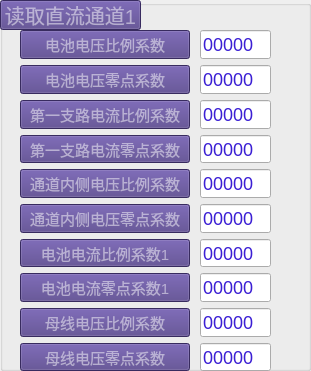
    <widget class="QGroupBox" name="groupBox_10">
     <property name="geometry">
      <rect>
       <x>0</x>
       <y>10</y>
       <width>311</width>
       <height>371</height>
      </rect>
     </property>
     <property name="styleSheet">
      <string notr="true"> color: rgba(255,255,255,0.5);
font-size: 20px;</string>
     </property>
     <property name="title">
      <string/>
     </property>
     <widget class="QPushButton" name="pushButton_74">
      <property name="geometry">
       <rect>
        <x>0</x>
        <y>0</y>
        <width>141</width>
        <height>30</height>
       </rect>
      </property>
      <property name="styleSheet">
       <string notr="true">    background: rgb(79, 60, 133);;</string>
      </property>
      <property name="text">
       <string>读取直流通道1</string>
      </property>
     </widget>
     <widget class="QWidget" name="layoutWidget_3">
      <property name="geometry">
       <rect>
        <x>20</x>
        <y>30</y>
        <width>170</width>
        <height>341</height>
       </rect>
      </property>
      <layout class="QVBoxLayout" name="verticalLayout_13">
       <item>
        <widget class="QPushButton" name="pushButton_75">
         <property name="styleSheet">
          <string notr="true">    background: rgb(79, 60, 133);;
font-size: 15px;</string>
         </property>
         <property name="text">
          <string>电池电压比例系数</string>
         </property>
        </widget>
       </item>
       <item>
        <widget class="QPushButton" name="pushButton_76">
         <property name="styleSheet">
          <string notr="true">    background: rgb(79, 60, 133);;
font-size: 15px;</string>
         </property>
         <property name="text">
          <string>电池电压零点系数</string>
         </property>
        </widget>
       </item>
       <item>
        <widget class="QPushButton" name="pushButton_77">
         <property name="styleSheet">
          <string notr="true">    background: rgb(79, 60, 133);;
font-size: 15px;</string>
         </property>
         <property name="text">
          <string>第一支路电流比例系数</string>
         </property>
        </widget>
       </item>
       <item>
        <widget class="QPushButton" name="pushButton_78">
         <property name="styleSheet">
          <string notr="true">    background: rgb(79, 60, 133);;
font-size: 15px;</string>
         </property>
         <property name="text">
          <string>第一支路电流零点系数</string>
         </property>
        </widget>
       </item>
       <item>
        <widget class="QPushButton" name="pushButton_79">
         <property name="styleSheet">
          <string notr="true">    background: rgb(79, 60, 133);;
font-size: 15px;</string>
         </property>
         <property name="text">
          <string>通道内侧电压比例系数</string>
         </property>
        </widget>
       </item>
       <item>
        <widget class="QPushButton" name="pushButton_80">
         <property name="styleSheet">
          <string notr="true">    background: rgb(79, 60, 133);;
font-size: 15px;</string>
         </property>
         <property name="text">
          <string>通道内侧电压零点系数</string>
         </property>
        </widget>
       </item>
       <item>
        <widget class="QPushButton" name="pushButton_81">
         <property name="styleSheet">
          <string notr="true">    background: rgb(79, 60, 133);;
font-size: 15px;</string>
         </property>
         <property name="text">
          <string>电池电流比例系数1</string>
         </property>
        </widget>
       </item>
       <item>
        <widget class="QPushButton" name="pushButton_82">
         <property name="styleSheet">
          <string notr="true">    background: rgb(79, 60, 133);;
font-size: 15px;</string>
         </property>
         <property name="text">
          <string>电池电流零点系数1</string>
         </property>
        </widget>
       </item>
       <item>
        <widget class="QPushButton" name="pushButton_83">
         <property name="styleSheet">
          <string notr="true">    background: rgb(79, 60, 133);;
font-size: 15px;</string>
         </property>
         <property name="text">
          <string>母线电压比例系数</string>
         </property>
        </widget>
       </item>
       <item>
        <widget class="QPushButton" name="pushButton_84">
         <property name="styleSheet">
          <string notr="true">    background: rgb(79, 60, 133);;
font-size: 15px;</string>
         </property>
         <property name="text">
          <string>母线电压零点系数</string>
         </property>
        </widget>
       </item>
      </layout>
     </widget>
     <widget class="QWidget" name="layoutWidget_4">
      <property name="geometry">
       <rect>
        <x>200</x>
        <y>30</y>
        <width>71</width>
        <height>341</height>
       </rect>
      </property>
      <layout class="QVBoxLayout" name="verticalLayout_14">
       <item>
        <widget class="QLineEdit" name="lineEdit_58">
         <property name="styleSheet">
          <string notr="true">
color: rgb(59, 31, 212);
font-size: 18px;</string>
         </property>
         <property name="text">
          <string>00000</string>
         </property>
        </widget>
       </item>
       <item>
        <widget class="QLineEdit" name="lineEdit_63">
         <property name="styleSheet">
          <string notr="true">
color: rgb(59, 31, 212);
font-size: 18px;</string>
         </property>
         <property name="text">
          <string>00000</string>
         </property>
        </widget>
       </item>
       <item>
        <widget class="QLineEdit" name="lineEdit_64">
         <property name="styleSheet">
          <string notr="true">
color: rgb(59, 31, 212);
font-size: 18px;</string>
         </property>
         <property name="text">
          <string>00000</string>
         </property>
        </widget>
       </item>
       <item>
        <widget class="QLineEdit" name="lineEdit_65">
         <property name="styleSheet">
          <string notr="true">
color: rgb(59, 31, 212);
font-size: 18px;</string>
         </property>
         <property name="text">
          <string>00000</string>
         </property>
        </widget>
       </item>
       <item>
        <widget class="QLineEdit" name="lineEdit_66">
         <property name="styleSheet">
          <string notr="true">
color: rgb(59, 31, 212);
font-size: 18px;</string>
         </property>
         <property name="text">
          <string>00000</string>
         </property>
        </widget>
       </item>
       <item>
        <widget class="QLineEdit" name="lineEdit_67">
         <property name="styleSheet">
          <string notr="true">
color: rgb(59, 31, 212);
font-size: 18px;</string>
         </property>
         <property name="text">
          <string>00000</string>
         </property>
        </widget>
       </item>
       <item>
        <widget class="QLineEdit" name="lineEdit_68">
         <property name="styleSheet">
          <string notr="true">
color: rgb(59, 31, 212);
font-size: 18px;</string>
         </property>
         <property name="text">
          <string>00000</string>
         </property>
        </widget>
       </item>
       <item>
        <widget class="QLineEdit" name="lineEdit_69">
         <property name="styleSheet">
          <string notr="true">
color: rgb(59, 31, 212);
font-size: 18px;</string>
         </property>
         <property name="text">
          <string>00000</string>
         </property>
        </widget>
       </item>
       <item>
        <widget class="QLineEdit" name="lineEdit_70">
         <property name="styleSheet">
          <string notr="true">
color: rgb(59, 31, 212);
font-size: 18px;</string>
         </property>
         <property name="text">
          <string>00000</string>
         </property>
        </widget>
       </item>
       <item>
        <widget class="QLineEdit" name="lineEdit_71">
         <property name="styleSheet">
          <string notr="true">
color: rgb(59, 31, 212);
font-size: 18px;</string>
         </property>
         <property name="text">
          <string>00000</string>
         </property>
        </widget>
       </item>
      </layout>
     </widget>
     <widget class="QGroupBox" name="groupBox_11">
      <property name="geometry">
       <rect>
        <x>310</x>
        <y>160</y>
        <width>311</width>
        <height>371</height>
       </rect>
      </property>
      <property name="styleSheet">
       <string notr="true"> color: rgba(255,255,255,0.5);
font-size: 20px;</string>
      </property>
      <property name="title">
       <string>直流通道1</string>
      </property>
      <widget class="QPushButton" name="pushButton_85">
       <property name="geometry">
        <rect>
         <x>170</x>
         <y>0</y>
         <width>141</width>
         <height>30</height>
        </rect>
       </property>
       <property name="styleSheet">
        <string notr="true">border-image: url(:/images/inputbg.png);</string>
       </property>
       <property name="text">
        <string>读取直流通道1</string>
       </property>
      </widget>
      <widget class="QWidget" name="layoutWidget_7">
       <property name="geometry">
        <rect>
         <x>20</x>
         <y>30</y>
         <width>156</width>
         <height>341</height>
        </rect>
       </property>
       <layout class="QVBoxLayout" name="verticalLayout_15">
        <item>
         <widget class="QPushButton" name="pushButton_86">
          <property name="styleSheet">
           <string notr="true">border-image: url(:/images/inputbg.png);
font-size: 15px;</string>
          </property>
          <property name="text">
           <string>电池电压比例系数</string>
          </property>
         </widget>
        </item>
        <item>
         <widget class="QPushButton" name="pushButton_87">
          <property name="styleSheet">
           <string notr="true">border-image: url(:/images/inputbg.png);
font-size: 15px;</string>
          </property>
          <property name="text">
           <string>电池电压零点系数</string>
          </property>
         </widget>
        </item>
        <item>
         <widget class="QPushButton" name="pushButton_88">
          <property name="styleSheet">
           <string notr="true">border-image: url(:/images/inputbg.png);
font-size: 15px;</string>
          </property>
          <property name="text">
           <string>第一支路电流比例系数</string>
          </property>
         </widget>
        </item>
        <item>
         <widget class="QPushButton" name="pushButton_89">
          <property name="styleSheet">
           <string notr="true">border-image: url(:/images/inputbg.png);
font-size: 15px;</string>
          </property>
          <property name="text">
           <string>第一支路电流零点系数</string>
          </property>
         </widget>
        </item>
        <item>
         <widget class="QPushButton" name="pushButton_90">
          <property name="styleSheet">
           <string notr="true">border-image: url(:/images/inputbg.png);
font-size: 15px;</string>
          </property>
          <property name="text">
           <string>第二支路电流比例系数</string>
          </property>
         </widget>
        </item>
        <item>
         <widget class="QPushButton" name="pushButton_91">
          <property name="styleSheet">
           <string notr="true">border-image: url(:/images/inputbg.png);
font-size: 15px;</string>
          </property>
          <property name="text">
           <string>第二支路电流零点系数:</string>
          </property>
         </widget>
        </item>
        <item>
         <widget class="QPushButton" name="pushButton_92">
          <property name="styleSheet">
           <string notr="true">border-image: url(:/images/inputbg.png);
font-size: 15px;</string>
          </property>
          <property name="text">
           <string>电池电流比例系数1</string>
          </property>
         </widget>
        </item>
        <item>
         <widget class="QPushButton" name="pushButton_93">
          <property name="styleSheet">
           <string notr="true">border-image: url(:/images/inputbg.png);
font-size: 15px;</string>
          </property>
          <property name="text">
           <string>电池电流零点系数1</string>
          </property>
         </widget>
        </item>
        <item>
         <widget class="QPushButton" name="pushButton_94">
          <property name="styleSheet">
           <string notr="true">border-image: url(:/images/inputbg.png);
font-size: 15px;</string>
          </property>
          <property name="text">
           <string>电池电流比例系数2</string>
          </property>
         </widget>
        </item>
        <item>
         <widget class="QPushButton" name="pushButton_95">
          <property name="styleSheet">
           <string notr="true">border-image: url(:/images/inputbg.png);
font-size: 15px;</string>
          </property>
          <property name="text">
           <string>电池电流比例系数2</string>
          </property>
         </widget>
        </item>
       </layout>
      </widget>
      <widget class="QWidget" name="layoutWidget_8">
       <property name="geometry">
        <rect>
         <x>200</x>
         <y>30</y>
         <width>71</width>
         <height>341</height>
        </rect>
       </property>
       <layout class="QVBoxLayout" name="verticalLayout_16">
        <item>
         <widget class="QLineEdit" name="lineEdit_72">
          <property name="styleSheet">
           <string notr="true">border-image: url(:/images/inputbg.png);
font-size: 18px;</string>
          </property>
          <property name="text">
           <string>00000</string>
          </property>
         </widget>
        </item>
        <item>
         <widget class="QLineEdit" name="lineEdit_73">
          <property name="styleSheet">
           <string notr="true">border-image: url(:/images/inputbg.png);
font-size: 18px;</string>
          </property>
          <property name="text">
           <string>00000</string>
          </property>
         </widget>
        </item>
        <item>
         <widget class="QLineEdit" name="lineEdit_74">
          <property name="styleSheet">
           <string notr="true">border-image: url(:/images/inputbg.png);
font-size: 18px;</string>
          </property>
          <property name="text">
           <string>00000</string>
          </property>
         </widget>
        </item>
        <item>
         <widget class="QLineEdit" name="lineEdit_75">
          <property name="styleSheet">
           <string notr="true">border-image: url(:/images/inputbg.png);
font-size: 18px;</string>
          </property>
          <property name="text">
           <string>00000</string>
          </property>
         </widget>
        </item>
        <item>
         <widget class="QLineEdit" name="lineEdit_76">
          <property name="styleSheet">
           <string notr="true">border-image: url(:/images/inputbg.png);
font-size: 18px;</string>
          </property>
          <property name="text">
           <string>00000</string>
          </property>
         </widget>
        </item>
        <item>
         <widget class="QLineEdit" name="lineEdit_77">
          <property name="styleSheet">
           <string notr="true">border-image: url(:/images/inputbg.png);
font-size: 18px;</string>
          </property>
          <property name="text">
           <string>00000</string>
          </property>
         </widget>
        </item>
        <item>
         <widget class="QLineEdit" name="lineEdit_78">
          <property name="styleSheet">
           <string notr="true">border-image: url(:/images/inputbg.png);
font-size: 18px;</string>
          </property>
          <property name="text">
           <string>00000</string>
          </property>
         </widget>
        </item>
        <item>
         <widget class="QLineEdit" name="lineEdit_79">
          <property name="styleSheet">
           <string notr="true">border-image: url(:/images/inputbg.png);
font-size: 18px;</string>
          </property>
          <property name="text">
           <string>00000</string>
          </property>
         </widget>
        </item>
        <item>
         <widget class="QLineEdit" name="lineEdit_80">
          <property name="styleSheet">
           <string notr="true">border-image: url(:/images/inputbg.png);
font-size: 18px;</string>
          </property>
          <property name="text">
           <string>00000</string>
          </property>
         </widget>
        </item>
        <item>
         <widget class="QLineEdit" name="lineEdit_81">
          <property name="styleSheet">
           <string notr="true">border-image: url(:/images/inputbg.png);
font-size: 18px;</string>
          </property>
          <property name="text">
           <string>00000</string>
          </property>
         </widget>
        </item>
       </layout>
      </widget>
     </widget>
    </widget>
